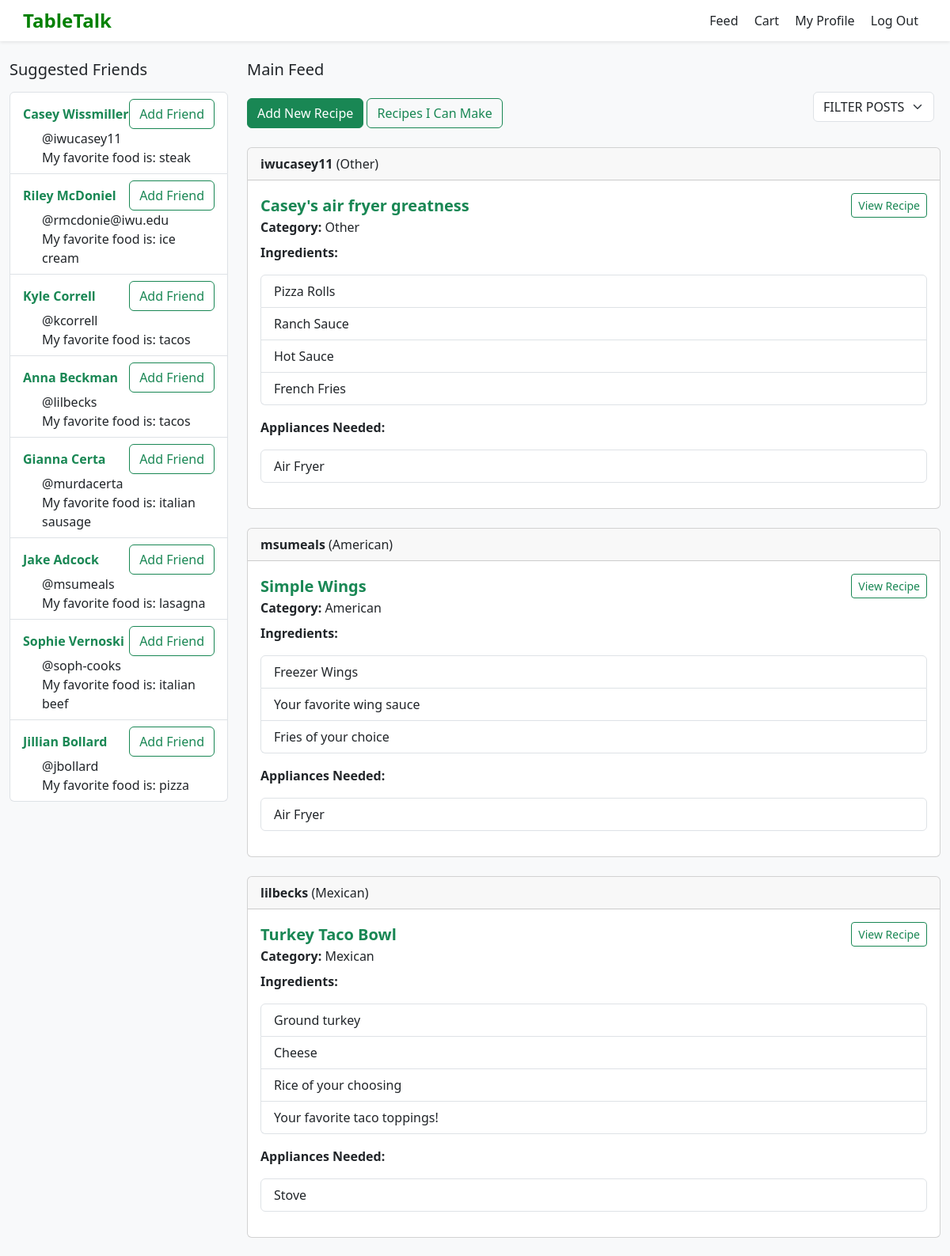
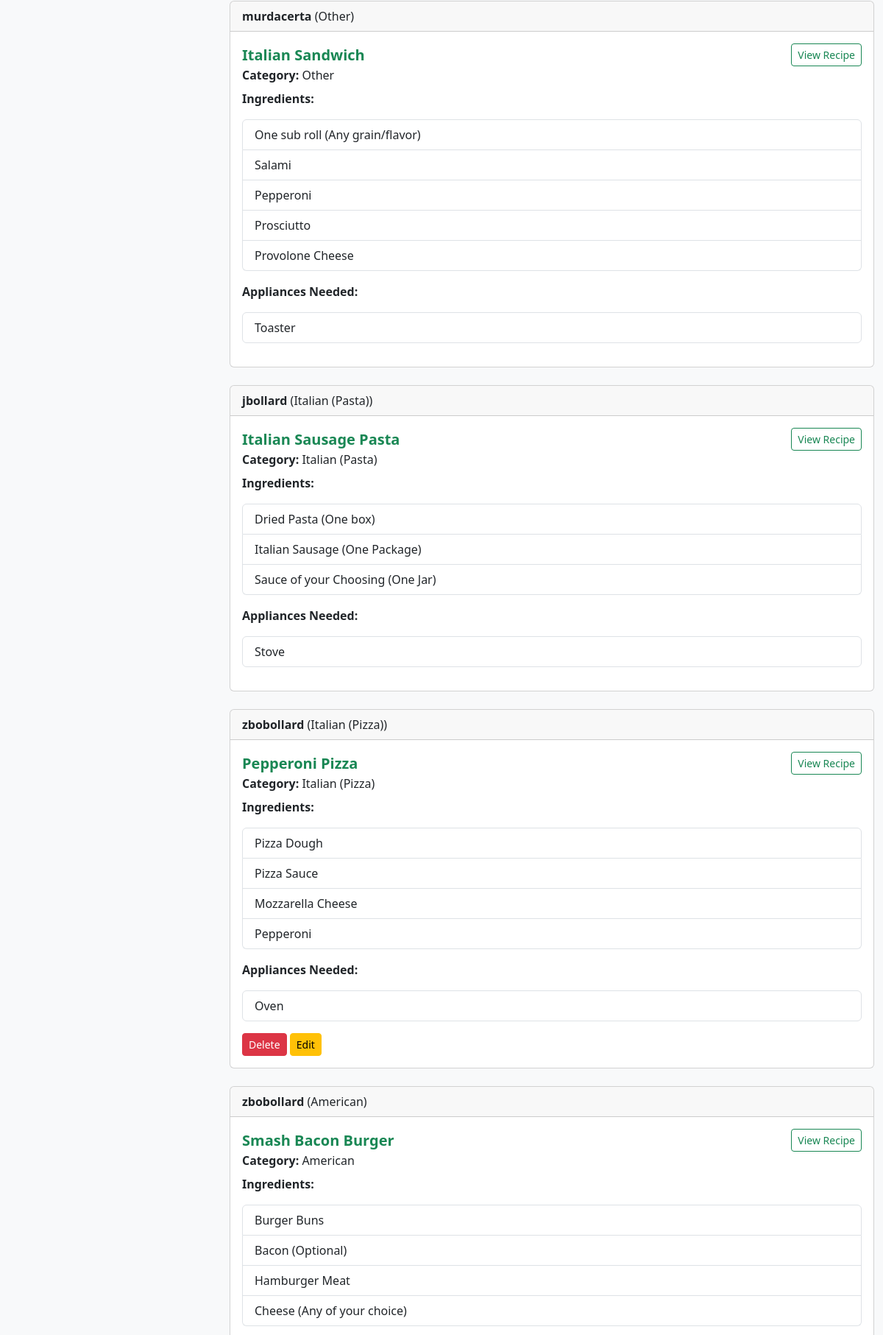
Screenshot of /show_feed (signed in, upper part) with the database file from the repository (2 pictures, top to bottom).
### tables this page shows
CREATE TABLE users (
    id INTEGER PRIMARY KEY AUTOINCREMENT,
    username TEXT NOT NULL,
    password TEXT NOT NULL,
    first_name TEXT NOT NULL,
    last_name TEXT NOT NULL,
    favorite_food TEXT NOT NULL
, cart);

CREATE TABLE "posts" (
    id INTEGER PRIMARY KEY AUTOINCREMENT,
    title TEXT NOT NULL,
    category TEXT NOT NULL,
    user_id INTEGER NOT NULL,
    appliance_id INTEGER, username, ingredients, steps, appliances,  -- now optional
    -- include any other columns you had
    FOREIGN KEY (user_id) REFERENCES users(id)
);

### app.py (the view)
@app.route('/show_feed', methods=['GET', 'POST'])
def show_feed():
    if 'username' in session:
        db = get_db()
        username = session['username']
        user_row = db.execute('SELECT id FROM users WHERE username = ?',
                              (username,)).fetchone()
        if not user_row:
            flash("User not found in database", "error")
            return redirect(url_for('login'))
        user_id = user_row['id']
        feed = db.execute('SELECT * FROM posts ORDER BY id DESC').fetchall()
        friends = db.execute('SELECT first_name, last_name, username, favorite_food FROM users WHERE id != ? ORDER BY id DESC',
                             (user_id,)).fetchall()
        return render_template('main_feed.html', posts=feed, suggested_friends=friends)
    else:
        flash("Please log in to view the feed", "error")
        return render_template('login.html')

### app.py (called while the page is built)
def connect_db():
    rv = sqlite3.connect(app.config['DATABASE'])
    rv.row_factory = sqlite3.Row
    return rv

def get_db():
    if not hasattr(g, 'sqlite_db'):
        g.sqlite_db = connect_db()
    return g.sqlite_db

### templates/main_feed.html (shortened to what this page needs)
{% extends "layout.html" %}
{% block content %}
<div class="container-fluid mt-4">
  <div class="row">
    <div class="col-md-3">
      <h5 class="mb-3">Suggested Friends</h5>
      <ul class="list-group">
          {% for friend in suggested_friends %}
              <div class="list-group-item">
                <div class="d-flex justify-content-between align-items-center">
                  <a href="{{ url_for('show_user_profile', username=friend.username) }}" class="text-success text-decoration-none">
                    <strong>{{ friend.first_name }} {{ friend.last_name }}</strong>
                  </a>
                  <button class="btn btn-outline-success">Add Friend</button>
                </div>
                <div class="ms-4" style="text-align: left">@{{ friend.username }}</div>
                <div class="ms-4"style="text-align: left">My favorite food is: {{ friend.favorite_food }}</div>
              </div>
          {% endfor %}
      </ul>
    </div>
    <div class="col-md-9">
      <h5 class="mb-3">Main Feed</h5>
      <div class="d-flex justify-content-between align-items-center mb-3">
        <div>
          <button type="button" class="btn btn-success" data-bs-toggle="modal" data-bs-target="#recipeModal">
            Add New Recipe
          </button>
          <a href="{{ url_for('filter_by_appliances') }}" class="btn btn-outline-success">
            Recipes I Can Make
          </a>
        </div>
        <form method="get" action="{{ url_for('filter_posts') }}" class="d-flex align-items-center mb-3">
          <select name="filter_category" class="form-select w-auto me-2" data-role="filter">
            <option value="FILTER POSTS" {% if selected_category == 'FILTER POSTS' or not selected_category %}selected{% endif %}>FILTER POSTS</option>
          </select>
        </form>
      </div>
      {% for post in posts %}
      <div class="card mb-4">
        <div class="card-header">
          <strong>{{ post.username }}</strong> ({{ post.category }})
        </div>
        <div class="card-body">
          <div class="d-flex justify-content-between align-items-center">
              <h5 class="card-title text-success fw-bold mb-0">{{ post.title }}</h5>
              <a href="{{ url_for('view_recipe', recipe_id=post.id) }}" class="btn btn-outline-success btn-sm">View Recipe</a>
          </div>
          <div class="mb-2"><strong>Category:</strong> {{ post.category }}</div>
          <p><strong>Ingredients:</strong></p>
          <ul class="list-group mb-3">
            {% for ingredient in post.ingredients.split('\n') %}
            <li class="list-group-item">{{ ingredient }}</li>
            {% endfor %}
          </ul>
          <p><strong>Appliances Needed:</strong></p>
            <ul class="list-group mb-3">
              {% for appliance in post.appliances.split(',') %}
                <li class="list-group-item">{{ appliance.strip() }}</li>
              {% endfor %}
            </ul>
          {% if post.username == session['username'] %}
          <div class="mt-2">
            <form method="POST" action="{{ url_for('delete_post', post_id=post.id) }}" style="display:inline;">
              <button type="submit" class="btn btn-danger btn-sm">Delete</button>
            </form>
            <button type="button"
                    class="btn btn-warning btn-sm"
                    data-bs-toggle="modal"
                    data-bs-target="#editModal"
                    data-id="{{ post.id }}"
                    data-title="{{ post.title }}"
                    data-category="{{ post.category }}"
                    data-ingredients="{{ post.ingredients | escape }}"
                    data-steps="{{ post.steps | escape }}"
                    data-appliances="{{ post.appliances | escape }}">
              Edit</button>
          </div>
          {% endif %}
        </div>
      </div>
      {% endfor %}
    </div>
  </div>
</div>
{% endblock %}

### templates/layout.html (shortened to what this page needs)
<!DOCTYPE html>
<html lang="en">
<head>
    <link href="https://cdn.jsdelivr.net/npm/bootstrap@5.3.2/dist/css/bootstrap.min.css" rel="stylesheet">
</head>
<body>
    <nav class="navbar navbar-light bg-white shadow-sm px-4">
        <span class="logo">
             TableTalk
        </span>
        <div>
            <a href="{{ url_for('show_feed') }}" class="nav-link d-inline-block me-3">Feed</a>
            <a href="{{ url_for('show_cart') }}" class="nav-link d-inline-block me-3">Cart</a>
            <a href="{{ url_for('my_profile') }}" class="nav-link d-inline-block me-3">My Profile</a>
            <a href="{{ url_for('logout') }}" class="nav-link d-inline-block me-3">Log Out</a>
        </div>
    </nav>
    {% block content %}
    {% endblock %}
</body>
</html>

### templates/layout.html (style rules this page uses)
body { background-color: #f8f9fa; }
.logo { font-size: 1.5rem; font-weight: bold; color: green; }

### rows the page displays
users: first_name "Casey", last_name "Wissmiller", username "iwucasey11", favorite_food "steak"
users: first_name "Riley", last_name "McDoniel", username "rmcdonie@iwu.edu", favorite_food "ice cream"
users: first_name "Kyle", last_name "Correll", username "kcorrell", favorite_food "tacos"
users: first_name "Anna", last_name "Beckman", username "lilbecks", favorite_food "tacos"
users: first_name "Gianna", last_name "Certa", username "murdacerta", favorite_food "italian sausage"
users: first_name "Jake", last_name "Adcock", username "msumeals", favorite_food "lasagna"
users: first_name "Sophie", last_name "Vernoski", username "soph-cooks", favorite_food "italian beef"
users: first_name "Jillian", last_name "Bollard", username "jbollard", favorite_food "pizza"
posts: username "iwucasey11", category "Other", title "Casey's air fryer greatness", ingredient "Pizza Rolls" "Ranch Sauce" "Hot Sauce" "French Fries", strip "Air Fryer"
posts: username "msumeals", category "American", title "Simple Wings", ingredient "Freezer Wings" "Your favorite wing sauce" "Fries of your choice", strip "Air Fryer"
posts: username "lilbecks", category "Mexican", title "Turkey Taco Bowl", ingredient "Ground turkey" "Cheese" "Rice of your choosing" "Your favorite taco toppings!", strip "Stove"
posts: username "murdacerta", category "Other", title "Italian Sandwich", ingredient "One sub roll (Any grain/flavor)" "Salami" "Pepperoni" "Prosciutto" "Provolone Cheese", strip "Toaster"
posts: username "jbollard", category "Italian (Pasta)", title "Italian Sausage Pasta", ingredient "Dried Pasta (One box)" "Italian Sausage (One Package)" "Sauce of your Choosing (One Jar)", strip "Stove"
posts: username "zbobollard", category "Italian (Pizza)", title "Pepperoni Pizza", ingredient "Pizza Dough" "Pizza Sauce" "Mozzarella Cheese" "Pepperoni", strip "Oven"
posts: username "zbobollard", category "American", title "Smash Bacon Burger", ingredient "Burger Buns" "Bacon (Optional)" "Hamburger Meat" "Cheese (Any of your choice)"
